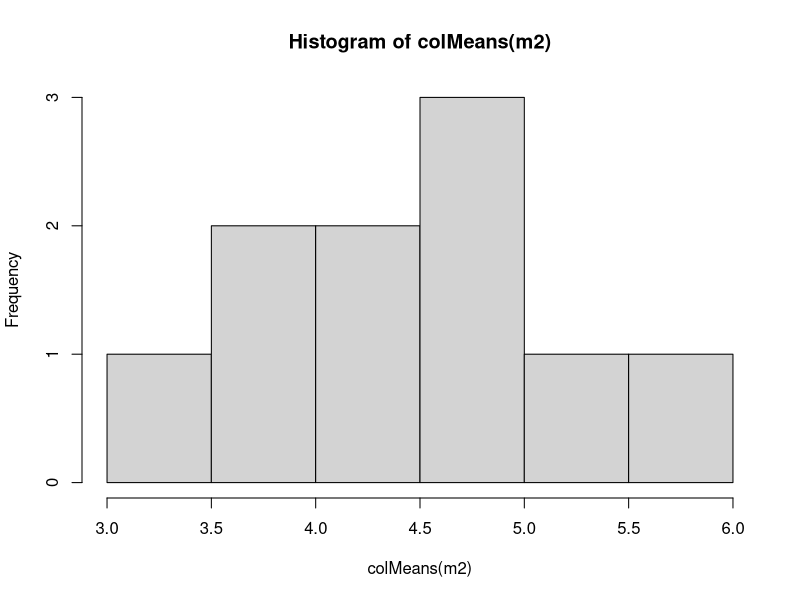

Write the R code that produced this figure.
x = seq(0,18,2)
m = matrix(as.integer(runif(80,0,10)), 8, 10)
#m = rbind(x,m) append row to matrix
m[1,] = x
print (m)
#m[2:8,] reihe 2 bis 8
m2 = m[2:8,]
hist(colMeans(m2))



b = c("Male","Male","Female","Male","Female","Female","Male")
factor(b, ordered = T)
c = c(FALSE,FALSE,TRUE,FALSE,TRUE,TRUE,FALSE)
print(b[c])
